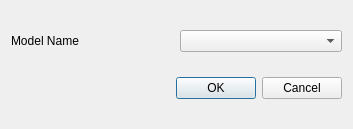
<?xml version="1.0" encoding="UTF-8"?>
<ui version="4.0">
 <class>ComputeStratigraphicPositionDlg</class>
 <widget class="QDialog" name="ComputeStratigraphicPositionDlg">
  <property name="geometry">
   <rect>
    <x>0</x>
    <y>0</y>
    <width>353</width>
    <height>129</height>
   </rect>
  </property>
  <property name="windowTitle">
   <string>Compute Stratigraphic Position</string>
  </property>
  <layout class="QVBoxLayout" name="verticalLayout">
   <item>
    <layout class="QHBoxLayout" name="horizontalLayout">
     <item>
      <widget class="QLabel" name="label">
       <property name="text">
        <string>Model Name</string>
       </property>
      </widget>
     </item>
     <item>
      <widget class="ObjectSelectionComboBox" name="comboBox"/>
     </item>
    </layout>
   </item>
   <item>
    <widget class="QDialogButtonBox" name="buttons">
     <property name="orientation">
      <enum>Qt::Horizontal</enum>
     </property>
     <property name="standardButtons">
      <set>QDialogButtonBox::Cancel|QDialogButtonBox::Ok</set>
     </property>
    </widget>
   </item>
  </layout>
 </widget>
 <customwidgets>
  <customwidget>
   <class>ObjectSelectionComboBox</class>
   <extends>QComboBox</extends>
   <header>qtHelper.h</header>
  </customwidget>
 </customwidgets>
 <resources/>
 <connections>
  <connection>
   <sender>buttons</sender>
   <signal>accepted()</signal>
   <receiver>ComputeStratigraphicPositionDlg</receiver>
   <slot>accept()</slot>
   <hints>
    <hint type="sourcelabel">
     <x>60</x>
     <y>380</y>
    </hint>
    <hint type="destinationlabel">
     <x>157</x>
     <y>274</y>
    </hint>
   </hints>
  </connection>
  <connection>
   <sender>buttons</sender>
   <signal>rejected()</signal>
   <receiver>ComputeStratigraphicPositionDlg</receiver>
   <slot>reject()</slot>
   <hints>
    <hint type="sourcelabel">
     <x>86</x>
     <y>380</y>
    </hint>
    <hint type="destinationlabel">
     <x>286</x>
     <y>274</y>
    </hint>
   </hints>
  </connection>
 </connections>
</ui>
